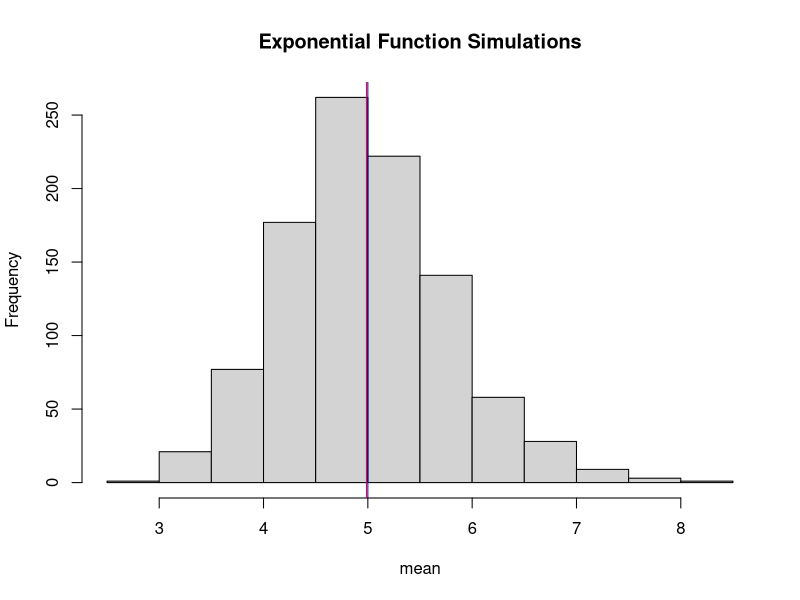
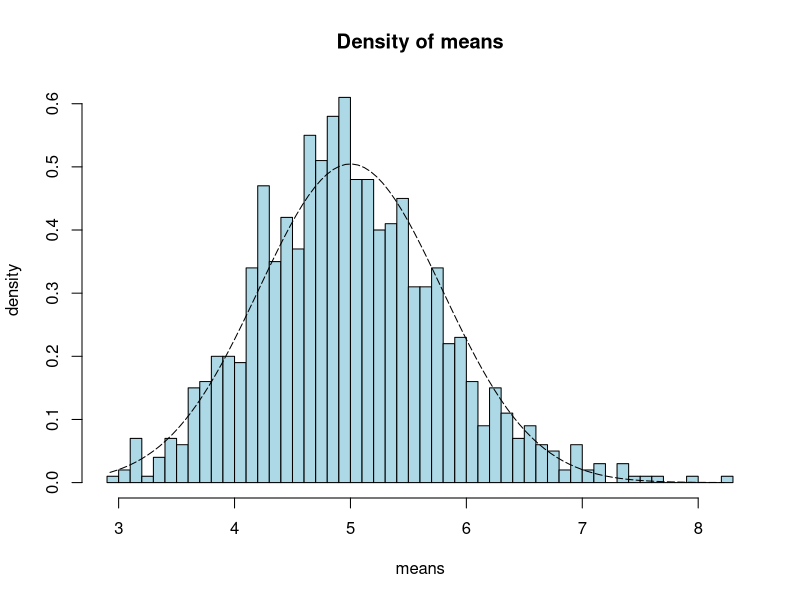
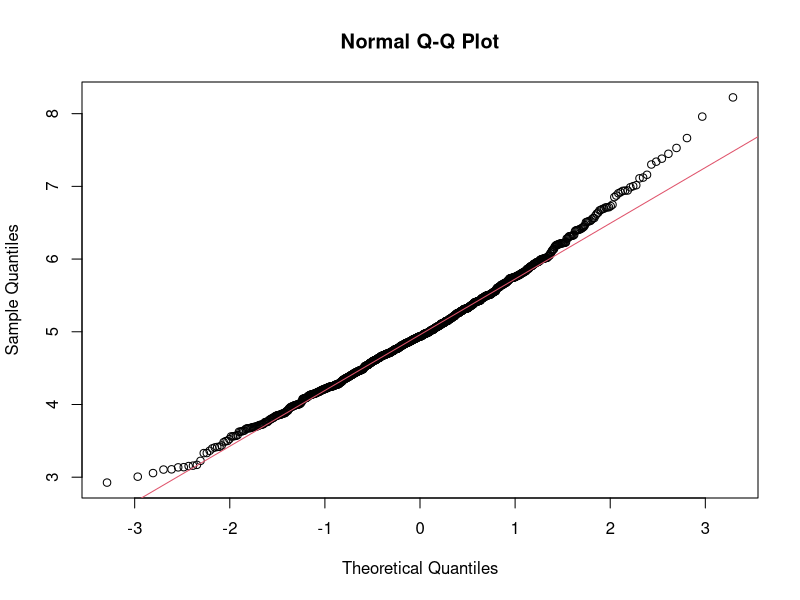

These figures' R source, in order:
## ---- chunk 1
set.seed(42)
n <- 40
lambda <- 0.2
simulations <- 1000
simulated_exponentials <- replicate(simulations, rexp(n, lambda))

mean_exp <- apply(simulated_exponentials, 2, mean)
## ---- chunk 2
analytical_mean <- mean(mean_exp)
## ---- chunk 3
theoretical_mean <- 1/lambda
## ---- chunk 4
hist(mean_exp, xlab = "mean", main = "Exponential Function Simulations")
abline(v = analytical_mean, col = "red")
abline(v = theoretical_mean, col = "blue")
## ---- chunk 5
cat("As you see the histogram above, the theoretical mean is", theoretical_mean, ", while the analythical mean is", analytical_mean, ".", "It shows that the center of distribution of averages of 40 exponentials is very close to the theoretical center of the distribution.")
## ---- chunk 6
analytical_sd <- sd(mean_exp); analytical_sd
## ---- chunk 7
theoretical_sd <- (1/lambda)/sqrt(n); theoretical_sd
## ---- chunk 8
analytical_sd^2
## ---- chunk 9
theoretical_sd^2
## ---- chunk 10
cat("The theorical variance is", theoretical_sd^2, ", and the analytical variance is", analytical_sd^2)
## ---- chunk 11
xfit <- seq(min(mean_exp), max(mean_exp), length=100)
yfit <- dnorm(xfit, mean=1/lambda, sd=(1/lambda/sqrt(n)))
hist(mean_exp,breaks=n,prob=T,col="lightblue",xlab = "means",main="Density of means",ylab="density")
lines(xfit, yfit, pch=22, col="black", lty=5)
## ---- chunk 12
# compare the distribution of averages of 40 exponentials to a normal distribution
qqnorm(mean_exp)
qqline(mean_exp, col = 2)
## ---- chunk 13
data(ToothGrowth)
## ---- chunk 14
dim(ToothGrowth)
## ---- chunk 15
str(ToothGrowth)
## ---- chunk 16
summary(ToothGrowth)
## ---- chunk 17
unique(ToothGrowth$supp)
## ---- chunk 18
unique(ToothGrowth$dose)
## ---- chunk 19
sum(is.na(ToothGrowth))
## ---- chunk 20
tg_oj <- ToothGrowth$len[ToothGrowth$supp == "OJ"]
tg_vc <- ToothGrowth$len[ToothGrowth$supp == "VC"]

t.test(tg_oj, tg_vc, alt = "two.sided")
## ---- chunk 21
tg_05 <- ToothGrowth$len[ToothGrowth$dose == 0.5]
tg_10 <- ToothGrowth$len[ToothGrowth$dose == 1.0]
tg_20 <- ToothGrowth$len[ToothGrowth$dose == 2.0]
## ---- chunk 22
t.test(tg_05, tg_10, alt = "two.sided")
## ---- chunk 23
t.test(tg_10, tg_20, alt = "two.sided")
## ---- chunk 24
t.test(tg_05, tg_20, alt = "two.sided")
